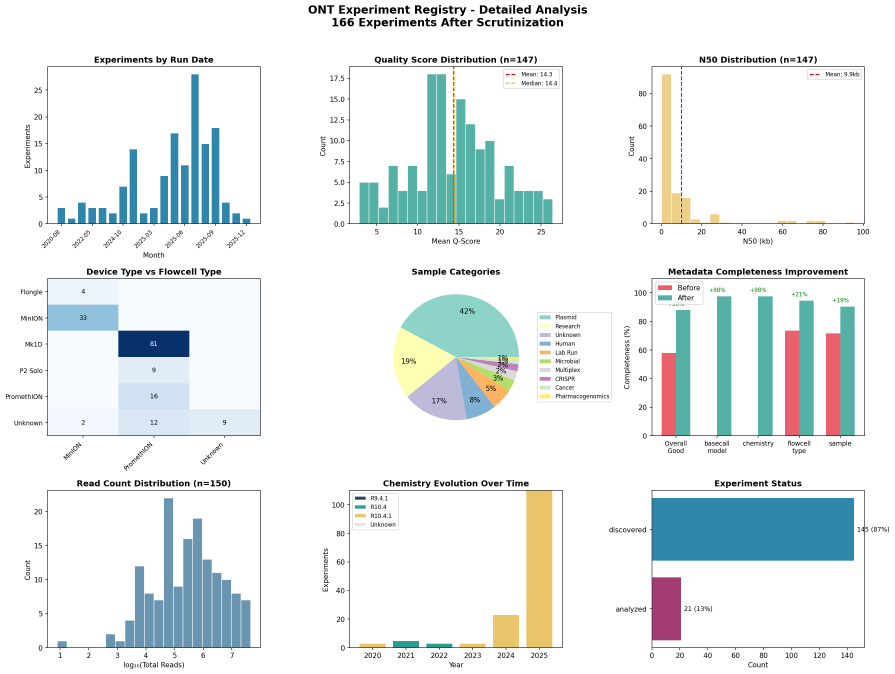
#> input picture data/registry_detailed_analysis.png, 2684 x 2021 px (shown at 1/3 size); its folder holds only this picture in this run
$ python -i ont_public_data.py   (imports and definitions only)
#> lines starting #> are read from the running program, lines starting #| are printed output that depends on the picture
#!/usr/bin/env python3
"""
ONT Public Data - Stream and analyze public ONT datasets from S3.

This tool discovers, streams, and analyzes public Oxford Nanopore datasets
from the ONT Open Data S3 bucket without requiring full file downloads.

Usage:
    ont_public_data.py list [--filter PATTERN]
    ont_public_data.py discover DATASET [--json OUTPUT]
    ont_public_data.py analyze DATASET [--max-reads N] [--max-experiments N] [--output DIR]
    ont_public_data.py analyze-all [--datasets LIST] [--output DIR]
    ont_public_data.py report OUTPUT_DIR [--format FORMAT]
"""

import argparse
import subprocess
import sys
import os
import json
from pathlib import Path
from datetime import datetime
from collections import Counter

# Try to import optional dependencies
try:
    import numpy as np
    HAS_NUMPY = True
except ImportError:
    HAS_NUMPY = False

# [7 lines not run here, left out]

# Constants
S3_BUCKET = "s3://ont-open-data"
AWS_CMD = os.path.expanduser("~/.local/bin/aws")
DEFAULT_OUTPUT_DIR = Path.home() / "ont_public_analysis"
DEFAULT_MAX_READS = 50000


# =============================================================================
# Q-score Utilities (Phred scale - MUST average in probability space)
# =============================================================================
# IMPORTANT: Q-scores are logarithmic and cannot be averaged directly.
# Must convert to probability, average, then convert back.

import math

# [68 lines left out: functions _mean_qscore, run_aws_cmd, list_s3_path, get_s3_file_size, stream_s3_file_head, not called in this run]


def parse_sequencing_summary(data, max_reads=DEFAULT_MAX_READS):
    """Parse sequencing summary data and extract stats."""
    lines = data.decode('utf-8', errors='replace').strip().split('\n')
    if not lines:
        return None

    header = lines[0].split('\t')
    col_idx = {col: i for i, col in enumerate(header)}

    # Handle alternative column names
    alt_mapping = {
        'sequence_length_template': 'sequence_length',
        'mean_qscore_template': 'mean_qscore'
    }
    for old, new in alt_mapping.items():
        if old not in col_idx and new in col_idx:
            col_idx[old] = col_idx[new]

    stats = {
        'read_lengths': [],
        'qscores': [],
        'passes_filtering': [],
        'end_reasons': Counter(),
        'channels': set(),
        'durations': []
    }

    read_count = 0
    for line in lines[1:]:
        if read_count >= max_reads:
            break

        parts = line.split('\t')
        if len(parts) < len(header):
            continue

        try:
            if 'sequence_length_template' in col_idx:
                length = int(float(parts[col_idx['sequence_length_template']]))
                stats['read_lengths'].append(length)

            if 'mean_qscore_template' in col_idx:
                qscore = float(parts[col_idx['mean_qscore_template']])
                stats['qscores'].append(qscore)

            if 'passes_filtering' in col_idx:
                pf = parts[col_idx['passes_filtering']].lower() in ('true', '1', 'pass')
                stats['passes_filtering'].append(pf)

            if 'end_reason' in col_idx:
                end_reason = parts[col_idx['end_reason']]
                stats['end_reasons'][end_reason] += 1

            if 'channel' in col_idx:
                stats['channels'].add(int(parts[col_idx['channel']]))

            if 'duration' in col_idx:
                duration = float(parts[col_idx['duration']])
                stats['durations'].append(duration)

            read_count += 1
        except (ValueError, IndexError):
            continue

    stats['total_reads'] = read_count
    stats['channels'] = len(stats['channels'])
    return stats


# [551 lines left out: functions stream_bam_reads, compute_statistics, generate_plots, discover_experiments, analyze_sequencing_summary_experiment, analyze_bam_experiment and 5 more, not called in this run]


# [2 lines not run here, left out]

>>> import cv2
>>> picture = cv2.imread('../../../data/registry_detailed_analysis.png', cv2.IMREAD_GRAYSCALE)
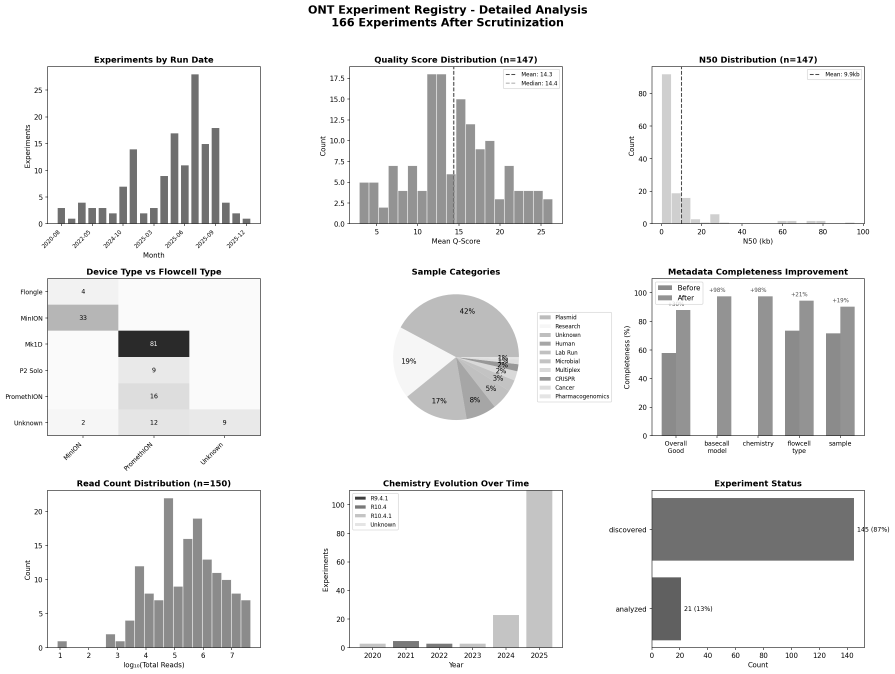
#> picture: shape (2021, 2684) (shown at 1/3 size); min 0, max 255, mean 235.4
>>> result = parse_sequencing_summary(picture)
#> (the run stopped early here; a loop or call above may not have finished)

$ run again, on data/registry_visualization.png
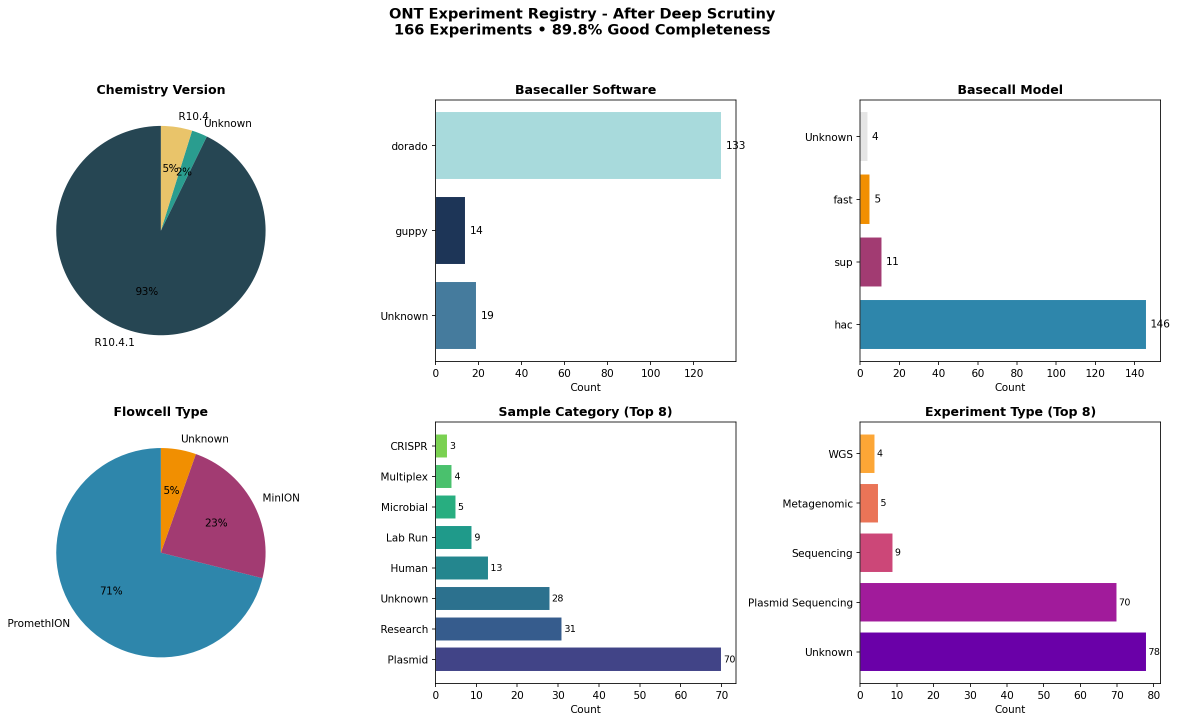
#> input picture data/registry_visualization.png, 2355 x 1445 px (shown at 1/2 size)
#> `picture = cv2.imread('../../../data/registry_detailed_analysis.png', c..`:
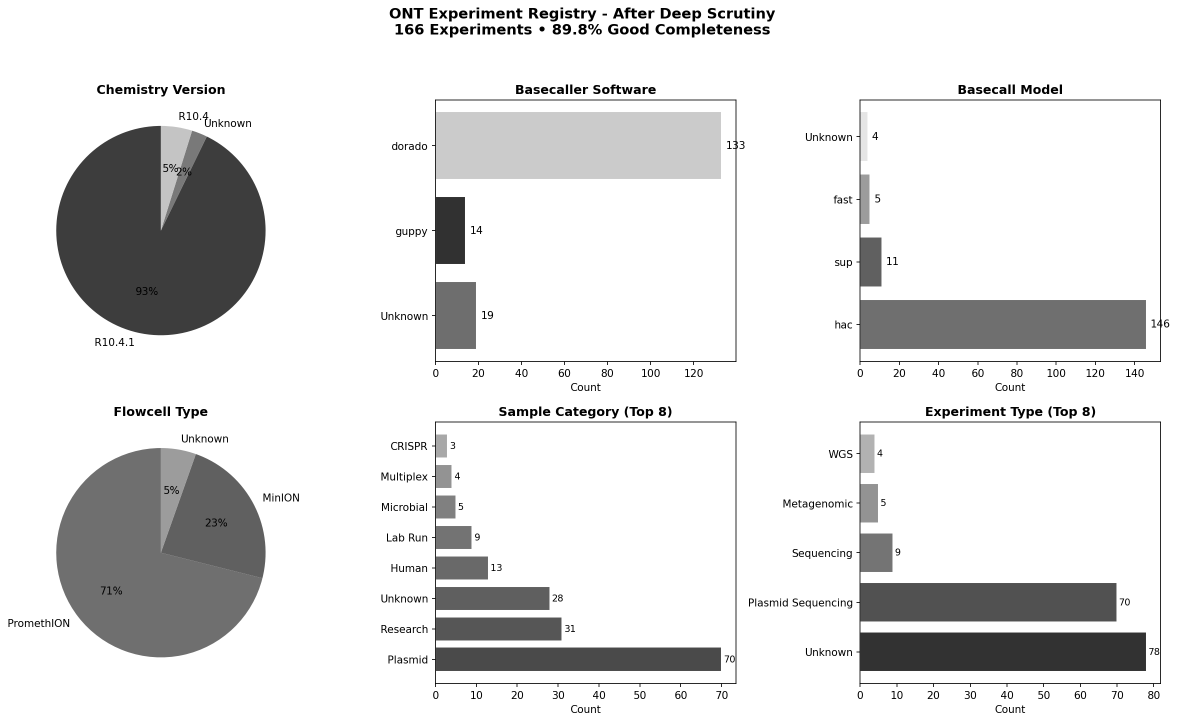
#> picture: shape (1445, 2355) (shown at 1/2 size); min 0, max 255, mean 224.4
